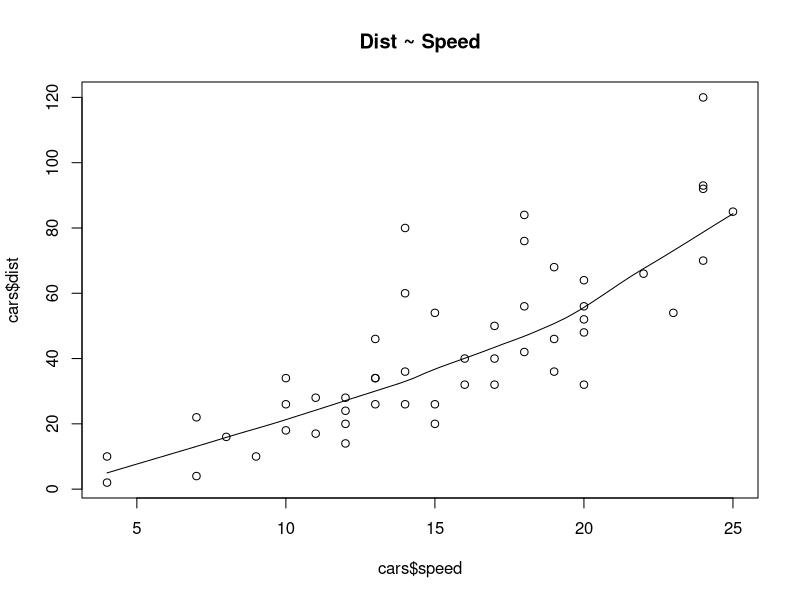
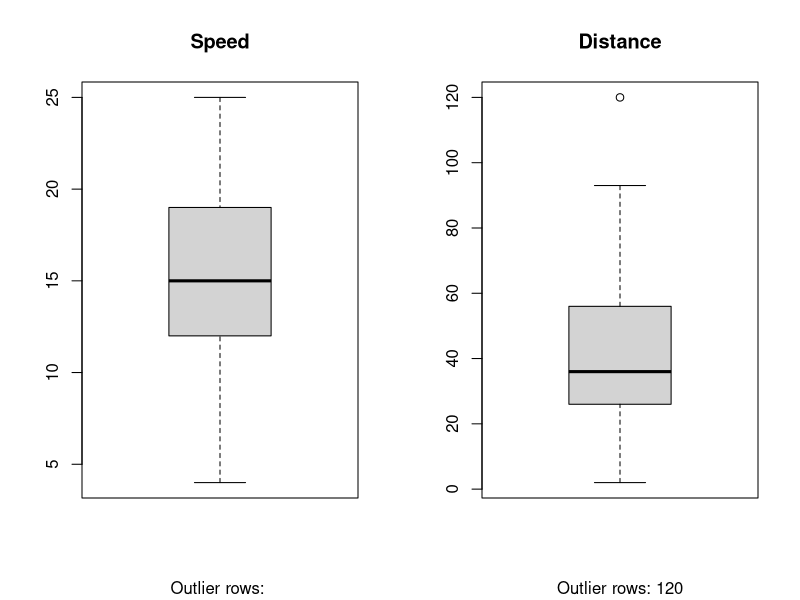
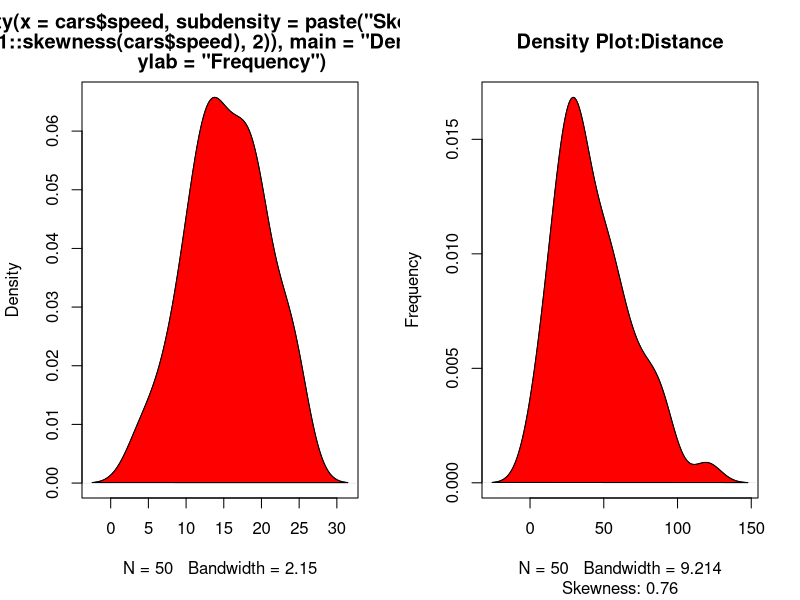

Here is the R script that generated these plots, in order: (Note: this script raises an error after producing the figures.)
View(cars)
scatter.smooth(x=cars$speed,y=cars$dist,main="Dist ~ Speed")
par(mfrow=c(1,2))

boxplot(cars$speed, main="Speed", sub=paste("Outlier rows:",boxplot.stats(cars$speed)$out))

boxplot(cars$dist, main="Distance", sub=paste("Outlier rows:",boxplot.stats(cars$dist)$out))
library(e1071)
par(mfrow=c(1,2))

plot(density(cars$speed,main="Density Plot:Speed",ylab="Frequency", sub=paste("Skewness:",round(e1071::skewness(cars$speed),2))))
polygon(density(cars$speed),col="red")

plot(density(cars$dist),main="Density Plot:Distance",ylab="Frequency", sub=paste("Skewness:",round(e1071::skewness(cars$dist),2)))

polygon(density(cars$dist),col="red")
cor(cars$speed,cars$dist)
linearMod=lm(dist ~ speed,data=cars)
print(linearMod)
summary(linearMod)
modelSummary=summary(linearMod)
modelCoeffs=modelSummary$coefficients
beta.estimate=modelCoeffs["speed","Estimate"]
std.error=modelCoeffs["speed","Std.Error"]
tvalue=beta.estimate/std.error
pvalue=2*pt(-abs(tvalue),df=nrow(cars)-ncol(cars))
fstatistic=linearMod$statistics[1]
f=summary(linearMod)$fstatistic
modelp=pf(f[1],f[2],f[3],lower=FALSE)
AIC(linearMod)
BIC(linearMod)
set.seed(100)
trainingRowIndex=sample(1:nrow(cars),0.8*nrow(cars))
trainingData=cars[trainingRowIndex,]
testData=cars[-trainingRowIndex,]
lmMod=lm(dist ~ speed,data=trainingData)
distPred=predict(lmMod,testData)
summary(lmMod)
AIC(lmMod)
actualpreds=data.frame(cbind(actuals=testData$dist,predicteds=distPred))
correlationaccuracy=cor(actualspreds) 
head(actualspreds)
minmaxaccuracy=mean(apply(actualspreds.,1,min)/apply(actualspreds,1,max))
mape=mean(abs((actualspreds$preicteds-actualspreds$actuals))/actualspreds$actuals)





